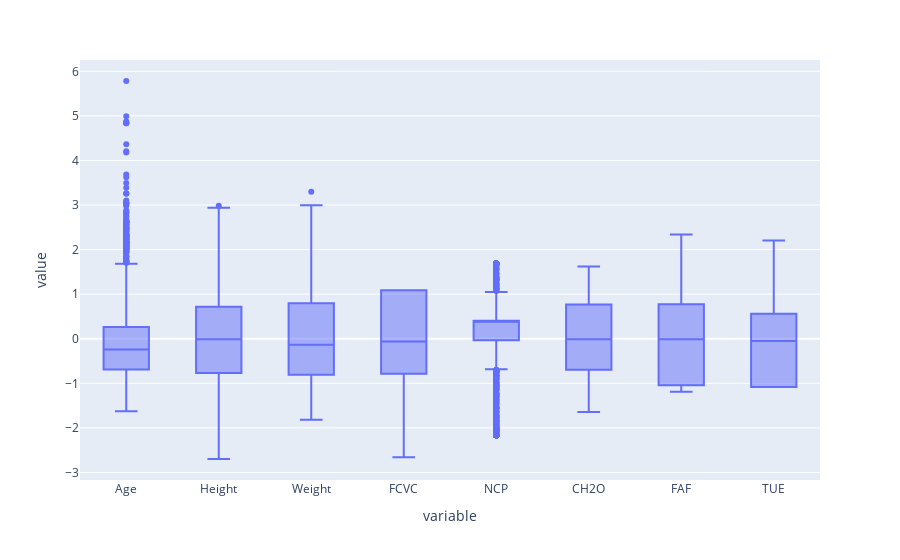

This figure's notebook cell:
### Code cell
px.box(df_init_num_standarized)

### Figure 1 — Plotly figure (JSON) as saved in the notebook; plotly's stock layout.template omitted (floating-point values rounded to 4 significant figures; data arrays with more than 128 entries replaced by an {"elided": "..."} marker saying what was removed)
{"data": [{"alignmentgroup": "True", "hovertemplate": "variable=%{x}<br>value=%{y}<extra></extra>", "legendgroup": "", "marker": {"color": "#636efa"}, "name": "", "notched": false, "offsetgroup": "", "orientation": "v", "showlegend": false, "type": "box", "x": {"elided": "16888 str values"}, "x0": " ", "xaxis": "x", "y": {"elided": "16888 float values"}, "y0": " ", "yaxis": "y"}], "layout": {"boxmode": "group", "legend": {"tracegroupgap": 0}, "margin": {"t": 60}, "xaxis": {"anchor": "y", "domain": [0, 1], "title": {"text": "variable"}}, "yaxis": {"anchor": "x", "domain": [0, 1], "title": {"text": "value"}}}}
